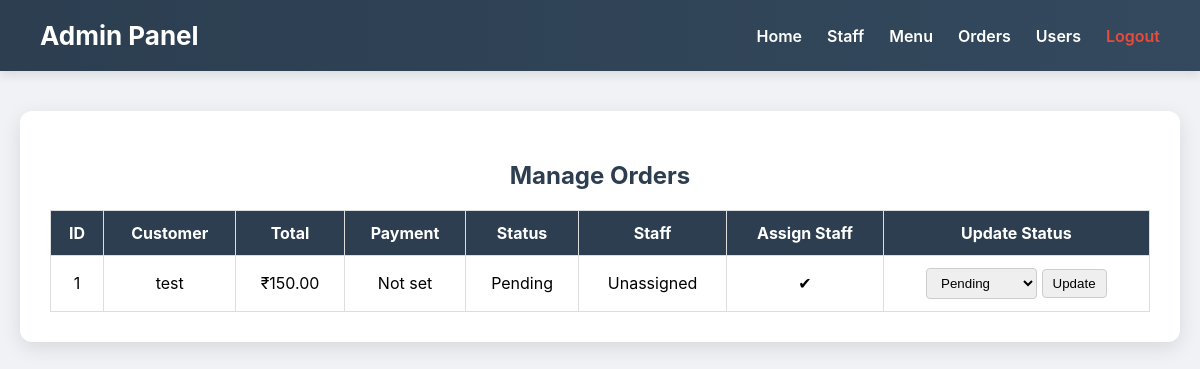
/view_orders.php (signed in), run on an earlier commit of the app's database.
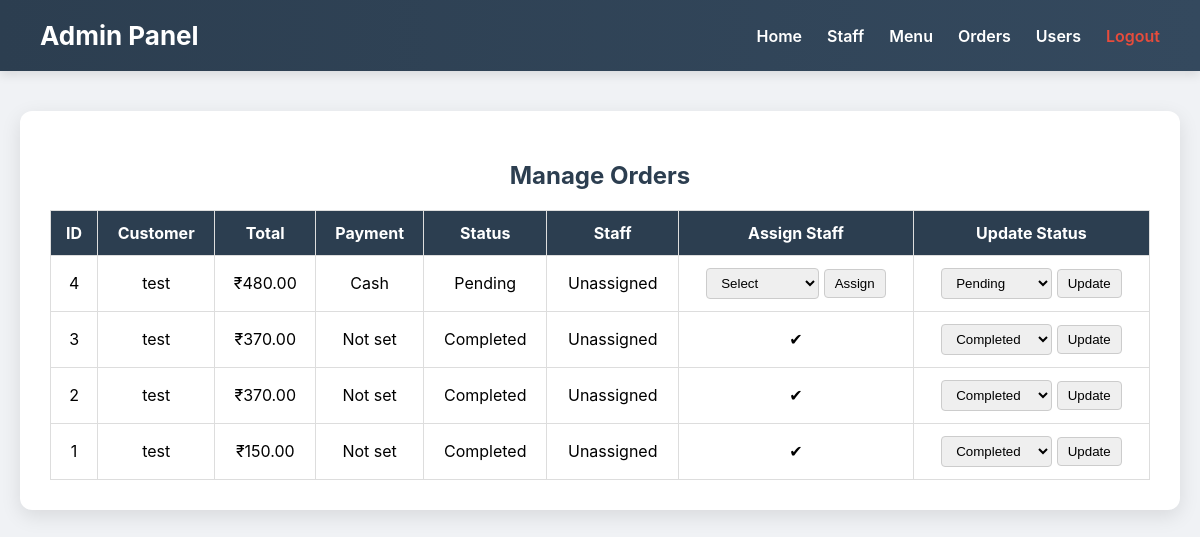
And on a later commit of the database.
### tables this page shows
CREATE TABLE `orders` (
  `id` int(11) NOT NULL,
  `user_id` int(11) DEFAULT NULL,
  `order_date` datetime DEFAULT current_timestamp(),
  `order_details` text DEFAULT NULL,
  `total` decimal(10,2) NOT NULL,
  `status` varchar(50) DEFAULT NULL,
  `assigned_staff_id` int(11) DEFAULT NULL,
  `payment_method` varchar(50) DEFAULT NULL
);

CREATE TABLE `users` (
  `id` int(11) NOT NULL,
  `username` varchar(50) NOT NULL,
  `password` varchar(255) NOT NULL,
  `role` enum('admin','staff','user') DEFAULT 'user'
);

### view_orders.php (the view, shortened to what this page needs)
<?php
include 'db_connect.php';
$orders = $conn->query("
    SELECT o.*, u.username AS customer_name, s.name AS staff_name
    FROM orders o
    JOIN users u ON o.user_id = u.id
    LEFT JOIN staff s ON o.assigned_staff_id = s.id
    ORDER BY o.order_date DESC
")->fetchAll(PDO::FETCH_ASSOC);
?>
<!DOCTYPE html>
<html lang="en">
<head>
</head>
<body>
<div class="navbar">
    <h1>Admin Panel</h1>
    <ul>
        <li><a href="admin_dashboard.php">Home</a></li>
        <li><a href="manage_staff.php">Staff</a></li>
        <li><a href="manage_menu.php">Menu</a></li>
        <li><a href="view_orders.php">Orders</a></li>
        <li><a href="manage_users.php">Users</a></li>
        <li><a class="logout" href="logout.php">Logout</a></li>
    </ul>
</div>
<div class="container">
    <h2>Manage Orders</h2>
    <table>
        <thead>
        <tr>
            <th>ID</th>
            <th>Customer</th>
            <th>Total</th>
            <th>Payment</th>
            <th>Status</th>
            <th>Staff</th>
            <th>Assign Staff</th>
            <th>Update Status</th>
        </tr>
        </thead>
        <tbody>
        <?php foreach ($orders as $order): ?>
            <tr>
                <td><?= $order['id'] ?></td>
                <td><?= htmlspecialchars($order['customer_name']) ?></td>
                <td>₹<?= number_format($order['total'], 2) ?></td>
                <td><?= $order['payment_method'] ?? 'Not set' ?></td>
                <td><?= htmlspecialchars($order['status']) ?></td>
                <td><?= $order['staff_name'] ?? 'Unassigned' ?></td>
                <td>
                    <?php if (!$order['assigned_staff_id']): ?>
                        <form method="post">
                            <select name="staff_id" required>
                                <option value="">Select</option>
                            </select>
                            <button type="submit" name="assign_staff">Assign</button>
                        </form>
                    <?php else: ?>
                        ✔
                    <?php endif; ?>
                </td>
                <td>
                    <form method="post">
                        <select name="status">
                            <option <?= $order['status'] === 'Pending' ? 'selected' : '' ?>>Pending</option>
                            <option <?= $order['status'] === 'Completed' ? 'selected' : '' ?>>Completed</option>
                        </select>
                        <button type="submit" name="update_status">Update</button>
                    </form>
                </td>
            </tr>
        <?php endforeach; ?>
        </tbody>
    </table>
</div>
</body>
</html>

### view_orders.php (style rules this page uses)
body { font-family: 'Inter', sans-serif; background-color: #f0f2f5; margin: 0; padding: 0; }
.navbar { background: linear-gradient(to right, #2c3e50, #34495e); padding: 20px 40px; display: flex; justify-content: space-between; align-items: center; color: white; box-shadow: 0 4px 10px rgba(0,0,0,0.1); }
.navbar h1 { margin: 0; font-size: 26px; }
.navbar ul { list-style: none; display: flex; margin: 0; padding: 0; }
.navbar li { margin-left: 25px; }
.navbar a { color: white; text-decoration: none; font-weight: 600; transition: 0.3s; }
.navbar .logout { color: #e74c3c; }
.container { max-width: 1100px; margin: 40px auto; background-color: white; padding: 30px; border-radius: 12px; box-shadow: 0 6px 20px rgba(0,0,0,0.1); }
h2 { text-align: center; color: #2c3e50; }
table { width: 100%; border-collapse: collapse; margin-top: 20px; }
th, td { padding: 12px; border: 1px solid #ddd; text-align: center; }
th { background: #2c3e50; color: white; }
select, button { padding: 6px 10px; border-radius: 4px; border: 1px solid #ccc; }
form { display: inline-block; margin: 0; }

What changed in the data, as far as the page shows it:
added orders: id "4", user.username "test", total "480.00", payment_method "Cash", status "Pending", staff_name "Unassigned"
added orders: id "3", user.username "test", total "370.00", payment_method "Not set", status "Completed", staff_name "Unassigned"
added orders: id "2", user.username "test", total "370.00", payment_method "Not set", status "Completed", staff_name "Unassigned"
changed orders id 1: status "Pending" → "Completed"
